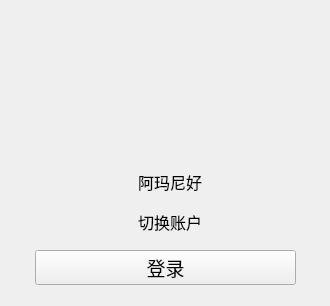
<?xml version="1.0" encoding="UTF-8"?>
<ui version="4.0">
 <class>ScanLoginWidget</class>
 <widget class="QWidget" name="ScanLoginWidget">
  <property name="geometry">
   <rect>
    <x>0</x>
    <y>0</y>
    <width>330</width>
    <height>306</height>
   </rect>
  </property>
  <property name="windowTitle">
   <string>ScanLoginWidget</string>
  </property>
  <widget class="QLabelHeader" name="labelHeader">
   <property name="geometry">
    <rect>
     <x>100</x>
     <y>20</y>
     <width>160</width>
     <height>130</height>
    </rect>
   </property>
   <property name="text">
    <string/>
   </property>
  </widget>
  <widget class="QLabel" name="labelNikeName">
   <property name="geometry">
    <rect>
     <x>90</x>
     <y>170</y>
     <width>160</width>
     <height>24</height>
    </rect>
   </property>
   <property name="font">
    <font>
     <family>微软雅黑</family>
     <pointsize>12</pointsize>
    </font>
   </property>
   <property name="text">
    <string>阿玛尼好</string>
   </property>
   <property name="alignment">
    <set>Qt::AlignCenter</set>
   </property>
  </widget>
  <widget class="QLabel" name="labelChangeUser">
   <property name="geometry">
    <rect>
     <x>90</x>
     <y>210</y>
     <width>160</width>
     <height>24</height>
    </rect>
   </property>
   <property name="font">
    <font>
     <family>微软雅黑</family>
     <pointsize>12</pointsize>
    </font>
   </property>
   <property name="cursor">
    <cursorShape>PointingHandCursor</cursorShape>
   </property>
   <property name="text">
    <string>切换账户</string>
   </property>
   <property name="alignment">
    <set>Qt::AlignCenter</set>
   </property>
  </widget>
  <widget class="QPushButton" name="pushButtonLogin">
   <property name="geometry">
    <rect>
     <x>35</x>
     <y>250</y>
     <width>261</width>
     <height>35</height>
    </rect>
   </property>
   <property name="font">
    <font>
     <family>微软雅黑</family>
     <pointsize>14</pointsize>
    </font>
   </property>
   <property name="cursor">
    <cursorShape>PointingHandCursor</cursorShape>
   </property>
   <property name="text">
    <string>登录</string>
   </property>
  </widget>
 </widget>
 <layoutdefault spacing="6" margin="11"/>
 <customwidgets>
  <customwidget>
   <class>QLabelHeader</class>
   <extends>QLabel</extends>
   <header>..\SharedLib\BaseUI\include\qlabelheader.h</header>
  </customwidget>
 </customwidgets>
 <resources/>
 <connections/>
</ui>
